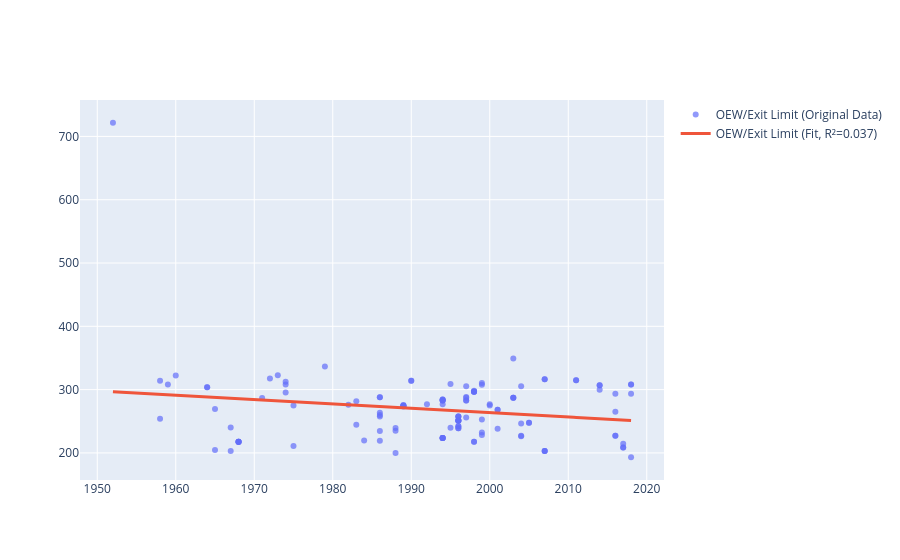

The cell this chart's notebook holds for it:
### Code cell
poly_weight = _compute_polynomials_from_dataframe(
    df_acft,
    col_name_x='YOI',
    col_name_y='OEW/Exit Limit',
    degree=1,
    plot=True
)

### Figure 1 — Plotly figure (JSON) as saved in the notebook; plotly's stock layout.template omitted (floating-point values rounded to 4 significant figures; data arrays with more than 128 entries replaced by an {"elided": "..."} marker saying what was removed)
{"data": [{"marker": {"opacity": 0.7}, "mode": "markers", "name": "OEW/Exit Limit (Original Data)", "type": "scatter", "x": {"elided": "130 float values"}, "y": {"elided": "130 float values"}}, {"line": {"width": 3}, "mode": "lines", "name": "OEW/Exit Limit (Fit, R²=0.037)", "type": "scatter", "x": {"elided": "200 float values"}, "y": {"elided": "200 float values"}}], "layout": {}}
